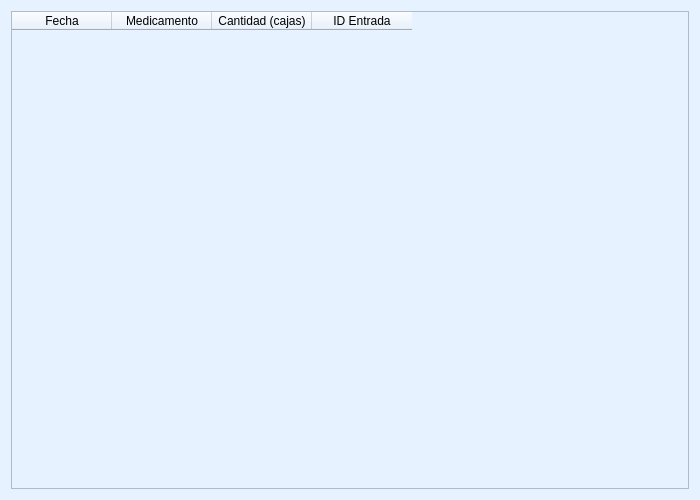
<?xml version="1.0" encoding="UTF-8"?>
<ui version="4.0">
 <class>EntradasRegistradasWindow</class>
 <widget class="QWidget" name="EntradasRegistradasWindow">
  <property name="windowTitle">
   <string>Entradas Registradas</string>
  </property>
  <property name="minimumSize">
   <size><width>700</width><height>500</height></size>
  </property>
  <property name="styleSheet">
   <string notr="true">background-color: #e6f2ff;</string>
  </property>
  <layout class="QVBoxLayout" name="verticalLayout">
   <item>
    <widget class="QTableWidget" name="tablaEntradas">
     <property name="columnCount">
      <number>4</number>
     </property>
     <column>
      <property name="text"><string>Fecha</string></property>
     </column>
     <column>
      <property name="text"><string>Medicamento</string></property>
     </column>
     <column>
      <property name="text"><string>Cantidad (cajas)</string></property>
     </column>
     <column>
      <property name="text"><string>ID Entrada</string></property>
     </column>
    </widget>
   </item>
  </layout>
 </widget>
 <resources/>
 <connections/>
</ui>
